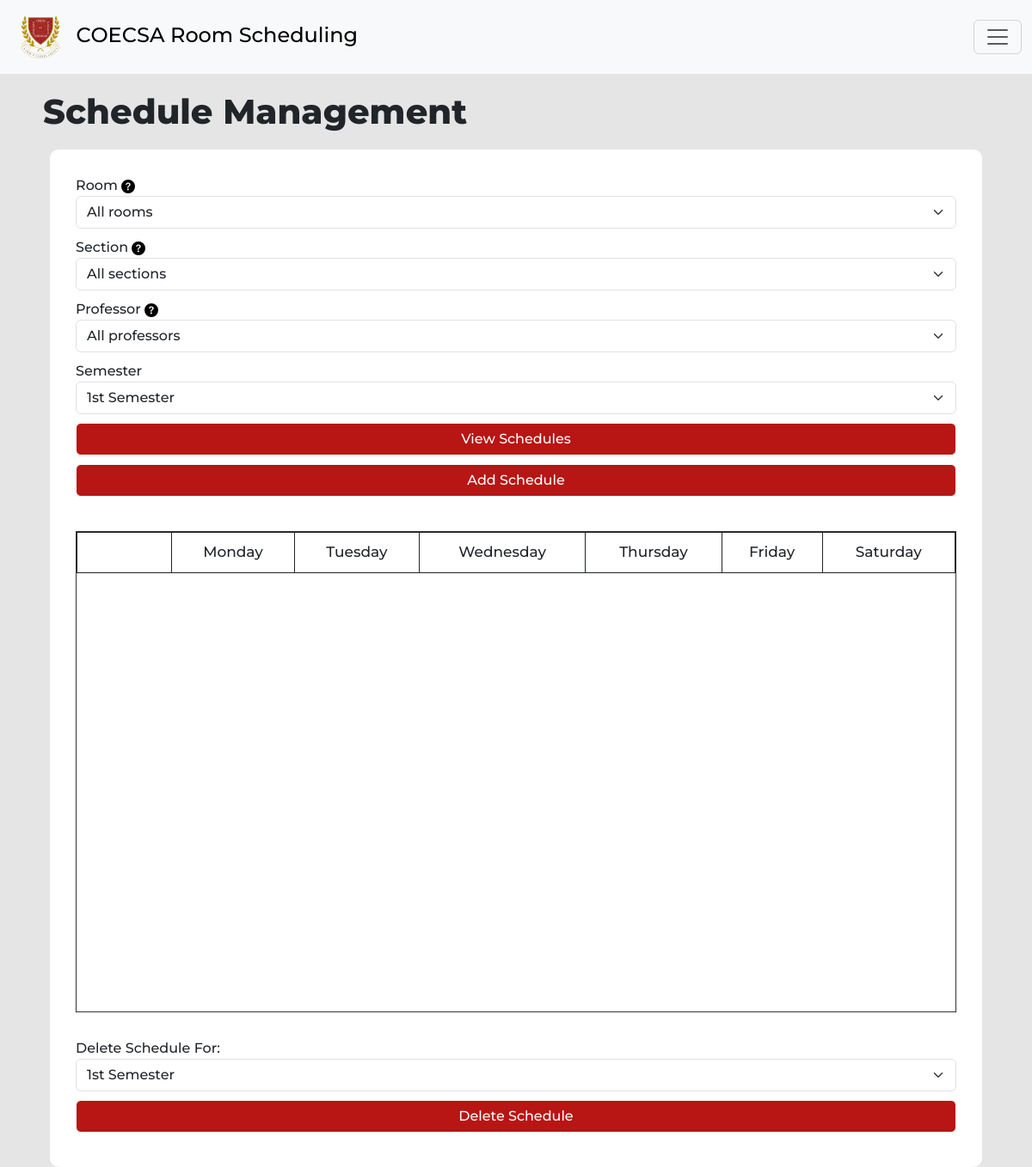
The page /schedule-manage.php (signed in) on the database its author committed.
### tables this page shows
CREATE TABLE IF NOT EXISTS `Day` (
  `day_id` INT NOT NULL AUTO_INCREMENT,
  `day` VARCHAR(45) NOT NULL,
  PRIMARY KEY (`day_id`));

### php/require/db.class.php (called while the page is built, shortened)
<?php
class DB {
  protected static $mdb = null;
  public static function getMDB() {
    $mdb = DB::$mdb;
    if ($mdb === null) {
      $mdb = DB::$mdb = new MeekroDB();
    }
    $mdb->sync_config();
    return $mdb;
  }
  public static function __callStatic($name, $args) {
    $fn = array(DB::getMDB(), $name);
    return call_user_func_array($fn, $args);
  }
}
class MeekroDB {
  public $encoding = 'latin1';
  public $connect_options = array(MYSQLI_OPT_CONNECT_TIMEOUT => 30);
  public $internal_mysql = null;
  public $num_rows = 0;
  public function __construct($host=null, $user=null, $password=null, $dbName=null, $port=null, $encoding=null, $socket=null)  {
    if ($encoding === null) $encoding = DB::$encoding;
    $this->encoding = $encoding;
  }
  public function get() {
    $mysql = $this->internal_mysql;
    if (!($mysql instanceof MySQLi)) {
      $mysql = new mysqli();
      foreach ($this->connect_options as $key => $value) {
        $mysql->options($key, $value);
      }
      $mysql->set_charset($this->encoding);
      $this->internal_mysql = $mysql;
    }
    return $mysql;
  }
  function runHook($type, $args=array()) {
    if ($type == 'pre_parse') {
      $query = $args['query'];
      $args = $args['args'];
      return array($query, $args);
    }
    else if ($type == 'pre_run') {
      $query = $args['query'];
      return $query;
    }
  }
  function parse($query) {
    $args = func_get_args();
    array_shift($args);
    $query = trim($query);
    if (! $args) return $query;
    $query = '';
    return $query;
  }
  public function query() { return $this->queryHelper(array('assoc' => true), func_get_args()); }
  protected function queryHelper($opts, $args) {
    $query = array_shift($args);
    $opts_fullcols = (isset($opts['fullcols']) && $opts['fullcols']);
    $opts_raw = (isset($opts['raw']) && $opts['raw']);
    $opts_unbuf = (isset($opts['unbuf']) && $opts['unbuf']);
    $opts_assoc = (isset($opts['assoc']) && $opts['assoc']);
    $opts_walk = (isset($opts['walk']) && $opts['walk']);
    $is_buffered = !($opts_unbuf || $opts_walk);
    list($query, $args) = $this->runHook('pre_parse', array('query' => $query, 'args' => $args));
    $sql = call_user_func_array(array($this, 'parse'), array_merge(array($query), $args));
    $sql = $this->runHook('pre_run', array('query' => $sql));
    $db = $this->get();
    $starttime = microtime(true);
    $result = $db->query($sql, $is_buffered ? MYSQLI_STORE_RESULT : MYSQLI_USE_RESULT);
    $runtime = microtime(true) - $starttime;
    $runtime = sprintf('%f', $runtime * 1000);
    if ($is_buffered && ($result instanceof MySQLi_Result)) $this->num_rows = $result->num_rows;
    else $this->num_rows = null;
    $Exception = null;
    $hookHash = array('query' => $sql, 'runtime' => $runtime);
    if ($Exception) {
      $hookHash['exception'] = $Exception;
      $hookHash['error'] = $Exception->getMessage();
    } else if ($this->num_rows) {
      $hookHash['rows'] = $this->num_rows;
    } else {
      $hookHash['affected'] = $db->affected_rows;
    }
    $return = array();
    while ($row = ($opts_assoc ? $result->fetch_assoc() : $result->fetch_row())) {
      $return[] = $row;
    }
    return $return;
  }
}

### php/function/display_function.php (the view, shortened to what this page needs)
<?php
class display
{
    function displayOption($table, $id, $name, $condition = null)
    {
        require_once('./php/require/DBConfig.php');
        if ($condition !== null) {
            $stmt =  DB::query("SELECT * FROM $table WHERE $condition");
        } else {
            $stmt = DB::query("SELECT * FROM $table");
        }
        foreach ($stmt as $row) {
            echo '<option value="' . $row[$id] . '">' . $row[$name] . '</option>';
        }
    }
    function displayDay()
    {
        $days = DB::query("SELECT * FROM day");
        foreach ($days as $day) {
            echo '<td>' . $day['day'] . '</td>';
        }
    }
}

### styles/scheduling.css (style rules this page uses)
* { --LPU-red: #b20000ea; --LPU-grey: #666666; --LPU-white: #fff; --forms-white: #e5e5e5; --font-white: #e5e5e5; --font-blackest: #191919; --font-black: #323232; }
body { background-color: var(--forms-white); }
.thead > tr > td { text-align: center; height: auto; width: 70px; padding: 10px; font-size: 17px; }

### styles/import/layout.css (style rules this page uses)
* { font-family: text-med; }
option, table, td, th, tr, button, label, input, form { font-family: text-med; }

### styles/modules/popup.css (style rules this page uses)
.thead > tr > td { text-align: center; padding: 15px; font-size: 17px; }

### schedule-manage.php (style rules this page uses)
*, :root { --bs-btn-bg: #4C0000 !important; --bs-btn-border-color: #FFFFFF !important; --bs-btn-hover-bg: #4C0000 !important; }

### rows shown on the page
day: day "Monday"
day: day "Tuesday"
day: day "Wednesday"
day: day "Thursday"
day: day "Friday"
day: day "Saturday"

### other values the page prints
form field sem_select_schedule "1st Semester"
form field delete_schedule_semester "1st Semester"
